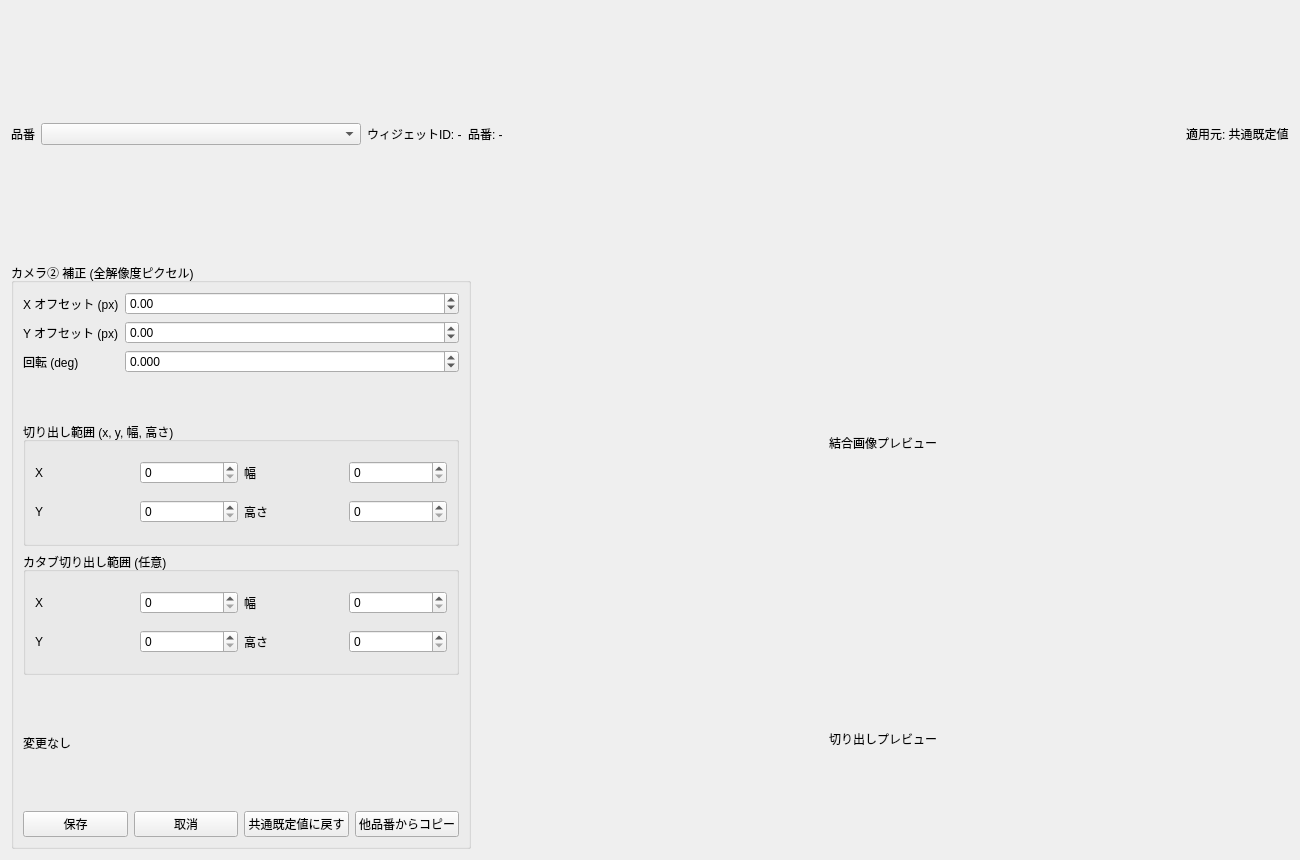
<?xml version="1.0" encoding="UTF-8"?>
<ui version="4.0">
 <class>WidgetAdjustmentPage</class>
 <widget class="QWidget" name="WidgetAdjustmentPage">
  <property name="geometry">
   <rect>
    <x>0</x>
    <y>0</y>
    <width>1300</width>
    <height>860</height>
   </rect>
  </property>
  <property name="windowTitle">
   <string>品番別設定</string>
  </property>
  <layout class="QVBoxLayout" name="widgetAdjustmentRootLayout">
   <item>
    <layout class="QHBoxLayout" name="widgetSelectionLayout">
     <item>
      <widget class="QLabel" name="partSelectLabel">
       <property name="text">
        <string>品番</string>
       </property>
      </widget>
     </item>
     <item>
      <widget class="QComboBox" name="partComboBox">
       <property name="minimumSize">
        <size>
         <width>320</width>
         <height>0</height>
        </size>
       </property>
      </widget>
     </item>
     <item>
      <widget class="QLabel" name="widgetIdLabel">
       <property name="text">
        <string>ウィジェットID: -</string>
       </property>
      </widget>
     </item>
     <item>
      <widget class="QLabel" name="partNumberLabel">
       <property name="text">
        <string>品番: -</string>
       </property>
      </widget>
     </item>
     <item>
      <spacer name="widgetSelectionSpacer">
       <property name="orientation">
        <enum>Qt::Horizontal</enum>
       </property>
       <property name="sizeHint" stdset="0">
        <size>
         <width>40</width>
         <height>20</height>
        </size>
       </property>
      </spacer>
     </item>
     <item>
      <widget class="QLabel" name="widgetSourceLabel">
       <property name="text">
        <string>適用元: 共通既定値</string>
       </property>
       <property name="wordWrap">
        <bool>true</bool>
       </property>
      </widget>
     </item>
    </layout>
   </item>
   <item>
    <layout class="QHBoxLayout" name="widgetAdjustmentBodyLayout">
     <item>
      <widget class="QGroupBox" name="widgetOffsetGroupBox">
       <property name="title">
        <string>カメラ② 補正 (全解像度ピクセル)</string>
       </property>
       <property name="maximumSize">
        <size>
         <width>460</width>
         <height>16777215</height>
        </size>
       </property>
       <layout class="QVBoxLayout" name="widgetOffsetLayout">
        <item>
         <layout class="QFormLayout" name="widgetOffsetFormLayout">
          <item row="0" column="0">
           <widget class="QLabel" name="widgetOffsetXLabel">
            <property name="text">
             <string>X オフセット (px)</string>
            </property>
           </widget>
          </item>
          <item row="0" column="1">
           <widget class="QDoubleSpinBox" name="widgetOffsetXSpinBox">
            <property name="decimals">
             <number>2</number>
            </property>
            <property name="minimum">
             <double>-300.000000000000000</double>
            </property>
            <property name="maximum">
             <double>300.000000000000000</double>
            </property>
            <property name="singleStep">
             <double>1.000000000000000</double>
            </property>
           </widget>
          </item>
          <item row="1" column="0">
           <widget class="QLabel" name="widgetOffsetYLabel">
            <property name="text">
             <string>Y オフセット (px)</string>
            </property>
           </widget>
          </item>
          <item row="1" column="1">
           <widget class="QDoubleSpinBox" name="widgetOffsetYSpinBox">
            <property name="decimals">
             <number>2</number>
            </property>
            <property name="minimum">
             <double>-300.000000000000000</double>
            </property>
            <property name="maximum">
             <double>300.000000000000000</double>
            </property>
            <property name="singleStep">
             <double>1.000000000000000</double>
            </property>
           </widget>
          </item>
          <item row="2" column="0">
           <widget class="QLabel" name="widgetRotationLabel">
            <property name="text">
             <string>回転 (deg)</string>
            </property>
           </widget>
          </item>
          <item row="2" column="1">
           <widget class="QDoubleSpinBox" name="widgetRotationSpinBox">
            <property name="decimals">
             <number>3</number>
            </property>
            <property name="minimum">
             <double>-2.000000000000000</double>
            </property>
            <property name="maximum">
             <double>2.000000000000000</double>
            </property>
            <property name="singleStep">
             <double>0.010000000000000</double>
            </property>
           </widget>
          </item>
         </layout>
        </item>
        <item>
         <widget class="QGroupBox" name="cropGroupBox">
          <property name="title">
           <string>切り出し範囲 (x, y, 幅, 高さ)</string>
          </property>
          <layout class="QGridLayout" name="cropGridLayout">
           <item row="0" column="0">
            <widget class="QLabel" name="cropXLabel">
             <property name="text">
              <string>X</string>
             </property>
            </widget>
           </item>
           <item row="0" column="1">
            <widget class="QSpinBox" name="cropXSpinBox">
             <property name="maximum">
              <number>20000</number>
             </property>
            </widget>
           </item>
           <item row="0" column="2">
            <widget class="QLabel" name="cropWidthLabel">
             <property name="text">
              <string>幅</string>
             </property>
            </widget>
           </item>
           <item row="0" column="3">
            <widget class="QSpinBox" name="cropWidthSpinBox">
             <property name="minimum">
              <number>0</number>
             </property>
             <property name="maximum">
              <number>20000</number>
             </property>
            </widget>
           </item>
           <item row="1" column="0">
            <widget class="QLabel" name="cropYLabel">
             <property name="text">
              <string>Y</string>
             </property>
            </widget>
           </item>
           <item row="1" column="1">
            <widget class="QSpinBox" name="cropYSpinBox">
             <property name="maximum">
              <number>20000</number>
             </property>
            </widget>
           </item>
           <item row="1" column="2">
            <widget class="QLabel" name="cropHeightLabel">
             <property name="text">
              <string>高さ</string>
             </property>
            </widget>
           </item>
           <item row="1" column="3">
            <widget class="QSpinBox" name="cropHeightSpinBox">
             <property name="minimum">
              <number>0</number>
             </property>
             <property name="maximum">
              <number>20000</number>
             </property>
            </widget>
           </item>
          </layout>
         </widget>
        </item>
        <item>
         <widget class="QGroupBox" name="katabuCropGroupBox">
          <property name="title">
           <string>カタブ切り出し範囲 (任意)</string>
          </property>
          <layout class="QGridLayout" name="katabuCropGridLayout">
           <item row="0" column="0">
            <widget class="QLabel" name="katabuCropXLabel">
             <property name="text">
              <string>X</string>
             </property>
            </widget>
           </item>
           <item row="0" column="1">
            <widget class="QSpinBox" name="katabuCropXSpinBox">
             <property name="maximum">
              <number>20000</number>
             </property>
            </widget>
           </item>
           <item row="0" column="2">
            <widget class="QLabel" name="katabuCropWidthLabel">
             <property name="text">
              <string>幅</string>
             </property>
            </widget>
           </item>
           <item row="0" column="3">
            <widget class="QSpinBox" name="katabuCropWidthSpinBox">
             <property name="minimum">
              <number>0</number>
             </property>
             <property name="maximum">
              <number>20000</number>
             </property>
            </widget>
           </item>
           <item row="1" column="0">
            <widget class="QLabel" name="katabuCropYLabel">
             <property name="text">
              <string>Y</string>
             </property>
            </widget>
           </item>
           <item row="1" column="1">
            <widget class="QSpinBox" name="katabuCropYSpinBox">
             <property name="maximum">
              <number>20000</number>
             </property>
            </widget>
           </item>
           <item row="1" column="2">
            <widget class="QLabel" name="katabuCropHeightLabel">
             <property name="text">
              <string>高さ</string>
             </property>
            </widget>
           </item>
           <item row="1" column="3">
            <widget class="QSpinBox" name="katabuCropHeightSpinBox">
             <property name="minimum">
              <number>0</number>
             </property>
             <property name="maximum">
              <number>20000</number>
             </property>
            </widget>
           </item>
          </layout>
         </widget>
        </item>
        <item>
         <widget class="QLabel" name="widgetDraftLabel">
          <property name="text">
           <string>変更なし</string>
          </property>
          <property name="wordWrap">
           <bool>true</bool>
          </property>
         </widget>
        </item>
        <item>
         <layout class="QHBoxLayout" name="widgetAdjustmentActionLayout">
          <item>
           <widget class="QPushButton" name="saveWidgetAdjustmentButton">
            <property name="text">
             <string>保存</string>
            </property>
           </widget>
          </item>
          <item>
           <widget class="QPushButton" name="revertWidgetAdjustmentButton">
            <property name="text">
             <string>取消</string>
            </property>
           </widget>
          </item>
          <item>
           <widget class="QPushButton" name="restoreWidgetDefaultButton">
            <property name="text">
             <string>共通既定値に戻す</string>
            </property>
           </widget>
          </item>
          <item>
           <widget class="QPushButton" name="copyFromPartButton">
            <property name="text">
             <string>他品番からコピー</string>
            </property>
           </widget>
          </item>
         </layout>
        </item>
       </layout>
      </widget>
     </item>
     <item>
      <layout class="QVBoxLayout" name="widgetPreviewLayout">
       <item>
        <widget class="QLabel" name="widgetFullPreviewLabel">
         <property name="minimumSize">
          <size>
           <width>560</width>
           <height>360</height>
          </size>
         </property>
         <property name="text">
          <string>結合画像プレビュー</string>
         </property>
         <property name="alignment">
          <set>Qt::AlignCenter</set>
         </property>
        </widget>
       </item>
       <item>
        <widget class="QLabel" name="widgetCropPreviewLabel">
         <property name="minimumSize">
          <size>
           <width>320</width>
           <height>220</height>
          </size>
         </property>
         <property name="text">
          <string>切り出しプレビュー</string>
         </property>
         <property name="alignment">
          <set>Qt::AlignCenter</set>
         </property>
        </widget>
       </item>
      </layout>
     </item>
    </layout>
   </item>
  </layout>
 </widget>
 <resources/>
 <connections/>
</ui>
